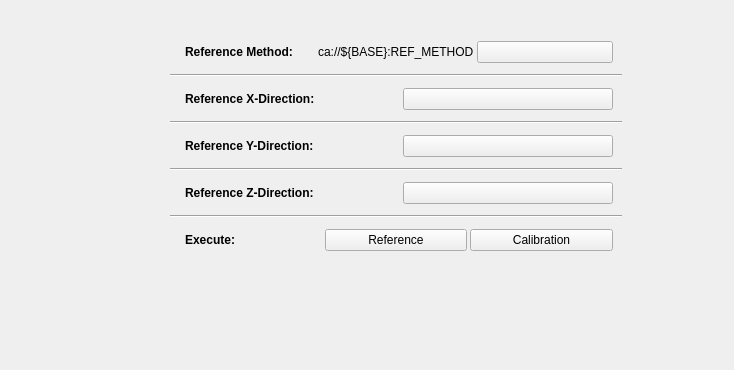
<?xml version="1.0" encoding="UTF-8"?>
<ui version="4.0">
 <class>Form</class>
 <widget class="QWidget" name="Form">
  <property name="geometry">
   <rect>
    <x>0</x>
    <y>0</y>
    <width>734</width>
    <height>370</height>
   </rect>
  </property>
  <property name="windowTitle">
   <string>Form</string>
  </property>
  <widget class="QWidget" name="layoutWidget">
   <property name="geometry">
    <rect>
     <x>170</x>
     <y>30</y>
     <width>452</width>
     <height>291</height>
    </rect>
   </property>
   <layout class="QVBoxLayout" name="value_layout" stretch="0,0,0,0,0,0,0,0,0,0,0,0">
    <property name="spacing">
     <number>10</number>
    </property>
    <item>
     <widget class="PyDMLineEdit" name="user_setpoint">
      <property name="maximumSize">
       <size>
        <width>0</width>
        <height>0</height>
       </size>
      </property>
      <property name="toolTip">
       <string/>
      </property>
     </widget>
    </item>
    <item>
     <widget class="QWidget" name="frame_5" native="true">
      <layout class="QHBoxLayout" name="tweak_layout_5" stretch="0,0,0">
       <property name="spacing">
        <number>3</number>
       </property>
       <property name="topMargin">
        <number>1</number>
       </property>
       <property name="bottomMargin">
        <number>1</number>
       </property>
       <item>
        <widget class="PyDMLabel" name="PyDMLabel_3">
         <property name="font">
          <font>
           <weight>75</weight>
           <bold>true</bold>
          </font>
         </property>
         <property name="toolTip">
          <string/>
         </property>
         <property name="text">
          <string>Reference Method:</string>
         </property>
         <property name="indent">
          <number>6</number>
         </property>
        </widget>
       </item>
       <item>
        <widget class="PyDMLabel" name="PyDMLabel">
         <property name="sizePolicy">
          <sizepolicy hsizetype="Maximum" vsizetype="Preferred">
           <horstretch>0</horstretch>
           <verstretch>0</verstretch>
          </sizepolicy>
         </property>
         <property name="toolTip">
          <string/>
         </property>
         <property name="text">
          <string>ca://${BASE}:REF_METHOD</string>
         </property>
         <property name="channel" stdset="0">
          <string>ca://${BASE}:REF_METHOD</string>
         </property>
        </widget>
       </item>
       <item>
        <widget class="PyDMShellCommand" name="PyDMShellCommand">
         <property name="toolTip">
          <string/>
         </property>
         <property name="environmentVariables" stdset="0">
          <string/>
         </property>
         <property name="showIcon" stdset="0">
          <bool>true</bool>
         </property>
         <property name="redirectCommandOutput" stdset="0">
          <bool>false</bool>
         </property>
         <property name="allowMultipleExecutions" stdset="0">
          <bool>false</bool>
         </property>
         <property name="titles" stdset="0">
          <stringlist/>
         </property>
         <property name="commands" stdset="0">
          <stringlist>
           <string>caput ${BASE}:CMD:REF_METHOD 0;</string>
           <string>caput ${BASE}:CMD:REF_METHOD 1;</string>
           <string>caput ${BASE}:CMD:REF_METHOD 2;</string>
           <string>caput ${BASE}:CMD:REF_METHOD 3;</string>
          </stringlist>
         </property>
         <property name="passwordProtected" stdset="0">
          <bool>false</bool>
         </property>
         <property name="password" stdset="0">
          <string/>
         </property>
         <property name="protectedPassword" stdset="0">
          <string/>
         </property>
        </widget>
       </item>
      </layout>
     </widget>
    </item>
    <item>
     <widget class="Line" name="line_5">
      <property name="orientation">
       <enum>Qt::Horizontal</enum>
      </property>
     </widget>
    </item>
    <item>
     <widget class="QWidget" name="frame_7" native="true">
      <layout class="QHBoxLayout" name="tweak_layout_6" stretch="0,0,0">
       <property name="spacing">
        <number>3</number>
       </property>
       <property name="topMargin">
        <number>1</number>
       </property>
       <property name="bottomMargin">
        <number>1</number>
       </property>
       <item>
        <widget class="PyDMLabel" name="PyDMLabel_4">
         <property name="font">
          <font>
           <weight>75</weight>
           <bold>true</bold>
          </font>
         </property>
         <property name="toolTip">
          <string/>
         </property>
         <property name="text">
          <string>Reference X-Direction:</string>
         </property>
         <property name="indent">
          <number>6</number>
         </property>
        </widget>
       </item>
       <item>
        <widget class="PyDMLabel" name="PyDMLabel_2">
         <property name="sizePolicy">
          <sizepolicy hsizetype="Maximum" vsizetype="Preferred">
           <horstretch>0</horstretch>
           <verstretch>0</verstretch>
          </sizepolicy>
         </property>
         <property name="toolTip">
          <string/>
         </property>
         <property name="channel" stdset="0">
          <string>ca://${BASE}:REF_X_DIRECT</string>
         </property>
        </widget>
       </item>
       <item>
        <widget class="PyDMShellCommand" name="PyDMShellCommand_2">
         <property name="toolTip">
          <string/>
         </property>
         <property name="environmentVariables" stdset="0">
          <string/>
         </property>
         <property name="showIcon" stdset="0">
          <bool>true</bool>
         </property>
         <property name="redirectCommandOutput" stdset="0">
          <bool>false</bool>
         </property>
         <property name="allowMultipleExecutions" stdset="0">
          <bool>false</bool>
         </property>
         <property name="titles" stdset="0">
          <stringlist/>
         </property>
         <property name="commands" stdset="0">
          <stringlist>
           <string>caput ${BASE}:CMD:REF_X_DIRECT 0;</string>
           <string>caput ${BASE}:CMD:REF_X_DIRECT 1;</string>
           <string>caput ${BASE}:CMD:REF_X_DIRECT 2;</string>
           <string>caput ${BASE}:CMD:REF_X_DIRECT 3;</string>
           <string>caput ${BASE}:CMD:REF_X_DIRECT 4;</string>
          </stringlist>
         </property>
         <property name="passwordProtected" stdset="0">
          <bool>false</bool>
         </property>
         <property name="password" stdset="0">
          <string/>
         </property>
         <property name="protectedPassword" stdset="0">
          <string/>
         </property>
        </widget>
       </item>
      </layout>
     </widget>
    </item>
    <item>
     <widget class="Line" name="line_3">
      <property name="orientation">
       <enum>Qt::Horizontal</enum>
      </property>
     </widget>
    </item>
    <item>
     <widget class="QWidget" name="frame_8" native="true">
      <layout class="QHBoxLayout" name="tweak_layout_8" stretch="0,0,0">
       <property name="spacing">
        <number>3</number>
       </property>
       <property name="topMargin">
        <number>1</number>
       </property>
       <property name="bottomMargin">
        <number>1</number>
       </property>
       <item>
        <widget class="PyDMLabel" name="PyDMLabel_5">
         <property name="font">
          <font>
           <weight>75</weight>
           <bold>true</bold>
          </font>
         </property>
         <property name="toolTip">
          <string/>
         </property>
         <property name="text">
          <string>Reference Y-Direction:</string>
         </property>
         <property name="indent">
          <number>6</number>
         </property>
        </widget>
       </item>
       <item>
        <widget class="PyDMLabel" name="PyDMLabel_6">
         <property name="sizePolicy">
          <sizepolicy hsizetype="Maximum" vsizetype="Preferred">
           <horstretch>0</horstretch>
           <verstretch>0</verstretch>
          </sizepolicy>
         </property>
         <property name="toolTip">
          <string/>
         </property>
         <property name="channel" stdset="0">
          <string>ca://${BASE}:CMD:REF_Y_DIRECT</string>
         </property>
        </widget>
       </item>
       <item>
        <widget class="PyDMShellCommand" name="PyDMShellCommand_3">
         <property name="toolTip">
          <string/>
         </property>
         <property name="environmentVariables" stdset="0">
          <string/>
         </property>
         <property name="showIcon" stdset="0">
          <bool>true</bool>
         </property>
         <property name="redirectCommandOutput" stdset="0">
          <bool>false</bool>
         </property>
         <property name="allowMultipleExecutions" stdset="0">
          <bool>false</bool>
         </property>
         <property name="titles" stdset="0">
          <stringlist/>
         </property>
         <property name="commands" stdset="0">
          <stringlist>
           <string>caput ${BASE}:CMD:REF_Y_DIRECT 0;</string>
           <string>caput ${BASE}:CMD:REF_Y_DIRECT 1;</string>
           <string>caput ${BASE}:CMD:REF_Y_DIRECT 2;</string>
           <string>caput ${BASE}:CMD:REF_Y_DIRECT 3;</string>
           <string>caput ${BASE}:CMD:REF_Y_DIRECT 4;</string>
          </stringlist>
         </property>
         <property name="passwordProtected" stdset="0">
          <bool>false</bool>
         </property>
         <property name="password" stdset="0">
          <string/>
         </property>
         <property name="protectedPassword" stdset="0">
          <string/>
         </property>
        </widget>
       </item>
      </layout>
     </widget>
    </item>
    <item>
     <widget class="Line" name="line_2">
      <property name="orientation">
       <enum>Qt::Horizontal</enum>
      </property>
     </widget>
    </item>
    <item>
     <widget class="QWidget" name="frame_9" native="true">
      <layout class="QHBoxLayout" name="tweak_layout_10" stretch="0,0,0">
       <property name="spacing">
        <number>3</number>
       </property>
       <property name="topMargin">
        <number>1</number>
       </property>
       <property name="bottomMargin">
        <number>1</number>
       </property>
       <item>
        <widget class="PyDMLabel" name="PyDMLabel_9">
         <property name="font">
          <font>
           <weight>75</weight>
           <bold>true</bold>
          </font>
         </property>
         <property name="toolTip">
          <string/>
         </property>
         <property name="text">
          <string>Reference Z-Direction:</string>
         </property>
         <property name="indent">
          <number>6</number>
         </property>
        </widget>
       </item>
       <item>
        <widget class="PyDMLabel" name="PyDMLabel_10">
         <property name="sizePolicy">
          <sizepolicy hsizetype="Maximum" vsizetype="Preferred">
           <horstretch>0</horstretch>
           <verstretch>0</verstretch>
          </sizepolicy>
         </property>
         <property name="toolTip">
          <string/>
         </property>
         <property name="channel" stdset="0">
          <string>ca://${BASE}:CMD:REF_Y_DIRECT</string>
         </property>
        </widget>
       </item>
       <item>
        <widget class="PyDMShellCommand" name="PyDMShellCommand_4">
         <property name="toolTip">
          <string/>
         </property>
         <property name="environmentVariables" stdset="0">
          <string/>
         </property>
         <property name="showIcon" stdset="0">
          <bool>true</bool>
         </property>
         <property name="redirectCommandOutput" stdset="0">
          <bool>false</bool>
         </property>
         <property name="allowMultipleExecutions" stdset="0">
          <bool>false</bool>
         </property>
         <property name="titles" stdset="0">
          <stringlist/>
         </property>
         <property name="commands" stdset="0">
          <stringlist>
           <string>caput ${BASE}:CMD:REF_Z_DIRECT 0;</string>
           <string>caput ${BASE}:CMD:REF_Z_DIRECT 1;</string>
           <string>caput ${BASE}:CMD:REF_Z_DIRECT 2;</string>
           <string>caput ${BASE}:CMD:REF_Z_DIRECT 3;</string>
           <string>caput ${BASE}:CMD:REF_Z_DIRECT 4;</string>
          </stringlist>
         </property>
         <property name="passwordProtected" stdset="0">
          <bool>false</bool>
         </property>
         <property name="password" stdset="0">
          <string/>
         </property>
         <property name="protectedPassword" stdset="0">
          <string/>
         </property>
        </widget>
       </item>
      </layout>
     </widget>
    </item>
    <item>
     <widget class="Line" name="line_4">
      <property name="orientation">
       <enum>Qt::Horizontal</enum>
      </property>
     </widget>
    </item>
    <item>
     <widget class="QWidget" name="frame_10" native="true">
      <layout class="QHBoxLayout" name="tweak_layout_11" stretch="0,0,0">
       <property name="spacing">
        <number>3</number>
       </property>
       <property name="topMargin">
        <number>1</number>
       </property>
       <property name="bottomMargin">
        <number>1</number>
       </property>
       <item>
        <widget class="PyDMLabel" name="PyDMLabel_11">
         <property name="font">
          <font>
           <weight>75</weight>
           <bold>true</bold>
          </font>
         </property>
         <property name="toolTip">
          <string/>
         </property>
         <property name="text">
          <string>Execute:</string>
         </property>
         <property name="indent">
          <number>6</number>
         </property>
        </widget>
       </item>
       <item>
        <widget class="PyDMPushButton" name="PyDMPushButton">
         <property name="toolTip">
          <string/>
         </property>
         <property name="text">
          <string>Reference</string>
         </property>
         <property name="channel" stdset="0">
          <string>ca://${BASE}:CMD:REF</string>
         </property>
         <property name="confirmMessage" stdset="0">
          <string/>
         </property>
         <property name="releaseValue" stdset="0">
          <string>1</string>
         </property>
         <property name="writeWhenRelease" stdset="0">
          <bool>true</bool>
         </property>
        </widget>
       </item>
       <item>
        <widget class="PyDMPushButton" name="PyDMPushButton_2">
         <property name="toolTip">
          <string/>
         </property>
         <property name="text">
          <string>Calibration</string>
         </property>
         <property name="channel" stdset="0">
          <string>ca://${BASE}:CMD:CALIBRATE</string>
         </property>
         <property name="confirmMessage" stdset="0">
          <string>Are you sure you want to proceed? Only units that have been replaced require calibration.</string>
         </property>
         <property name="releaseValue" stdset="0">
          <string>1</string>
         </property>
         <property name="writeWhenRelease" stdset="0">
          <bool>true</bool>
         </property>
        </widget>
       </item>
      </layout>
     </widget>
    </item>
    <item>
     <spacer name="verticalSpacer">
      <property name="orientation">
       <enum>Qt::Vertical</enum>
      </property>
      <property name="sizeHint" stdset="0">
       <size>
        <width>20</width>
        <height>40</height>
       </size>
      </property>
     </spacer>
    </item>
    <item>
     <widget class="QWidget" name="frame_6" native="true">
      <layout class="QHBoxLayout" name="tweak_layout_7">
       <property name="spacing">
        <number>3</number>
       </property>
       <property name="topMargin">
        <number>1</number>
       </property>
       <property name="bottomMargin">
        <number>1</number>
       </property>
      </layout>
     </widget>
    </item>
   </layout>
  </widget>
 </widget>
 <customwidgets>
  <customwidget>
   <class>PyDMLabel</class>
   <extends>QLabel</extends>
   <header>pydm.widgets.label</header>
  </customwidget>
  <customwidget>
   <class>PyDMLineEdit</class>
   <extends>QLineEdit</extends>
   <header>pydm.widgets.line_edit</header>
  </customwidget>
  <customwidget>
   <class>PyDMPushButton</class>
   <extends>QPushButton</extends>
   <header>pydm.widgets.pushbutton</header>
  </customwidget>
  <customwidget>
   <class>PyDMShellCommand</class>
   <extends>QPushButton</extends>
   <header>pydm.widgets.shell_command</header>
  </customwidget>
 </customwidgets>
 <resources/>
 <connections/>
</ui>
